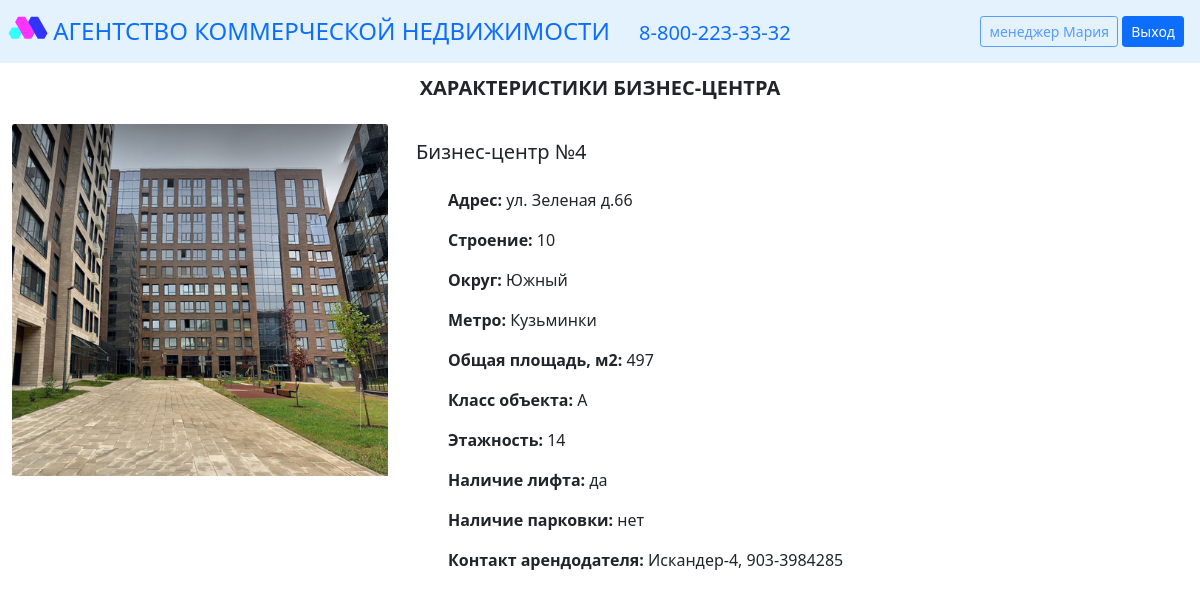
/card_business_center/4 (signed in), run on the app's committed database.
### data/users.py (models this page shows, shortened)
class User(SqlAlchemyBase, UserMixin, SerializerMixin):
    __tablename__ = 'users'
    id = sqlalchemy.Column(sqlalchemy.Integer, primary_key=True, autoincrement=True)
    name = sqlalchemy.Column(sqlalchemy.String, nullable=True)
    role = sqlalchemy.Column(sqlalchemy.String, nullable=True)
    email = sqlalchemy.Column(sqlalchemy.String, index=True, unique=True, nullable=True)
    hashed_password = sqlalchemy.Column(sqlalchemy.String, nullable=True)
    created_date = sqlalchemy.Column(sqlalchemy.DateTime, default=datetime.datetime.now)
    business_centers = orm.relationship("Business_center", back_populates='user')
    offices = orm.relationship("Office", back_populates='user')

### data/business_centers.py (models this page shows, shortened)
class Business_center(SqlAlchemyBase, SerializerMixin):
    __tablename__ = 'business_centers'
    id = sqlalchemy.Column(sqlalchemy.Integer, primary_key=True, autoincrement=True)
    name = sqlalchemy.Column(sqlalchemy.String, nullable=True)
    address = sqlalchemy.Column(sqlalchemy.String, nullable=True)
    building = sqlalchemy.Column(sqlalchemy.String, nullable=True)
    district = sqlalchemy.Column(sqlalchemy.String, nullable=True)
    metro = sqlalchemy.Column(sqlalchemy.String, nullable=True)
    total_area = sqlalchemy.Column(sqlalchemy.String, nullable=True)
    klass = sqlalchemy.Column(sqlalchemy.String, nullable=True)
    floors = sqlalchemy.Column(sqlalchemy.String, nullable=True)
    lift = sqlalchemy.Column(sqlalchemy.String, nullable=True)
    parking = sqlalchemy.Column(sqlalchemy.String, nullable=True)
    contact = sqlalchemy.Column(sqlalchemy.String, nullable=True)
    user_id = sqlalchemy.Column(sqlalchemy.Integer, sqlalchemy.ForeignKey("users.id"))
    user = orm.relationship('User')
    offices = orm.relationship("Office", back_populates='business_center')

### main.py (the view)
@app.route("/card_business_center/<int:id>")
@login_required
def card_business_center(id):
    db_sess = db_session.create_session()
    business_center = db_sess.query(Business_center).filter(Business_center.id == id).first()
    return render_template("cards/business_center.html",
                           current_user=current_user,
                           title="Характеристики бизнес-центра",
                           business_center=business_center)

### data/db_session.py (called while the page is built)
def create_session() -> Session:
    global __factory
    return __factory()

### main.py (called while the page is built)
@login_manager.user_loader
def load_user(user_id):
    db_sess = db_session.create_session()
    return db_sess.query(User).get(user_id)

### templates/cards/business_center.html
{% extends "base.html" %}
{% block content %}
{% include "inc/title.html" %}
<div class="row">
	<div class="col-4 ">
		<div class="card_pic ">
			<img src="{{ url_for('static', filename='img/obj_pic.png')}}" class="card-img-top" alt="...">
		</div>
	</div>
	<div class="col-8 p-0">
		<div class="card-body border-0">
	        <h5 class="card-title">{{ business_center.name }}</h5>
			<ul class="list-group-item border-0">
				<li class="list-group-item border-0"><b>Адрес: </b>{{ business_center.address }}</li>
				<li class="list-group-item border-0"><b>Строение: </b>{{ business_center.building }}</li>
				<li class="list-group-item border-0"><b>Округ: </b>{{ business_center.district }}</li>
				<li class="list-group-item border-0"><b>Метро: </b>{{ business_center.metro }}</li>
				<li class="list-group-item border-0"><b>Общая площадь, м2: </b>{{ business_center.total_area }}</li>
				<li class="list-group-item border-0"><b>Класс объекта: </b>{{ business_center.klass }}</li>
				<li class="list-group-item border-0"><b>Этажность: </b>{{ business_center.floors }}</li>
				<li class="list-group-item border-0"><b>Наличие лифта: </b>{{ business_center.lift }}</li>
				<li class="list-group-item border-0"><b>Наличие парковки: </b>{{ business_center.parking }}</li>
				<li class="list-group-item border-0"><b>Контакт арендодателя: </b>{{ business_center.contact }}</li>
			</ul>
		</div>
	</div>
</div>
{% endblock %}

### templates/inc/nav_controls.html
<div class="nav_buttons m-3">
{% if current_user.is_authenticated %}
	<a href="#" class="btn btn-outline-primary disabled btn-sm">{{ current_user.role }} {{ current_user.name }}</a>
	<a href="/logout" class="btn btn-primary btn-sm" type="submit">Выход</a>
{% else %}
	<a href="/register" class="btn btn-light btn-sm" type="submit">Регистрация</a>
	<a href="/login" class="btn btn-primary btn-sm" type="submit">Авторизация</a>
{% endif %}
</div>

### static/css/style.css (style rules this page uses)
* { margin: 0 auto; padding: 0; box-sizing: border-box; }
body, html { width: 100%; }
.container,.col, .row { box-sizing: border-box; margin: 0 auto; padding: 0px ; }
.card_pic { width: 100%; }

### data on the page
User: role "менеджер", name "Мария"
Business_center: name "Бизнес-центр №4", address "ул. Зеленая д.66", building "10", district "Южный", metro "Кузьминки", total_area "497", klass "A", floors "14", lift "да", parking "нет", contact "Искандер-4, 903-3984285"

### other printed values
{{ title }} "ХАРАКТЕРИСТИКИ БИЗНЕС-ЦЕНТРА"
